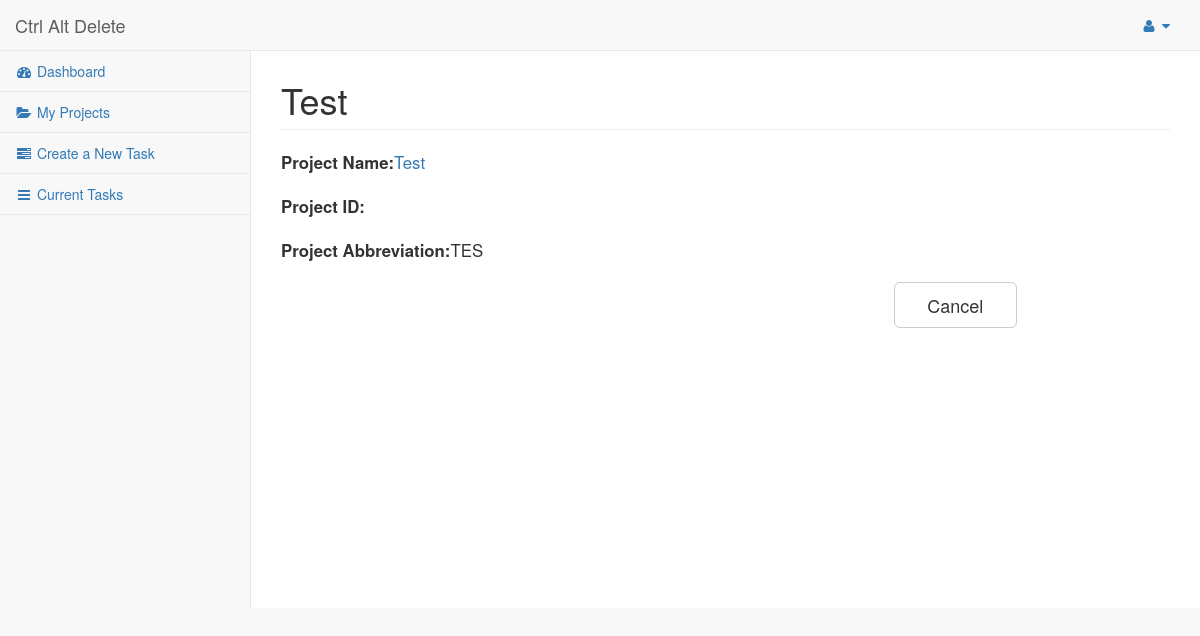
Before: /pages/viewProjectDetails.php?title=Test (signed in) with the older database file.
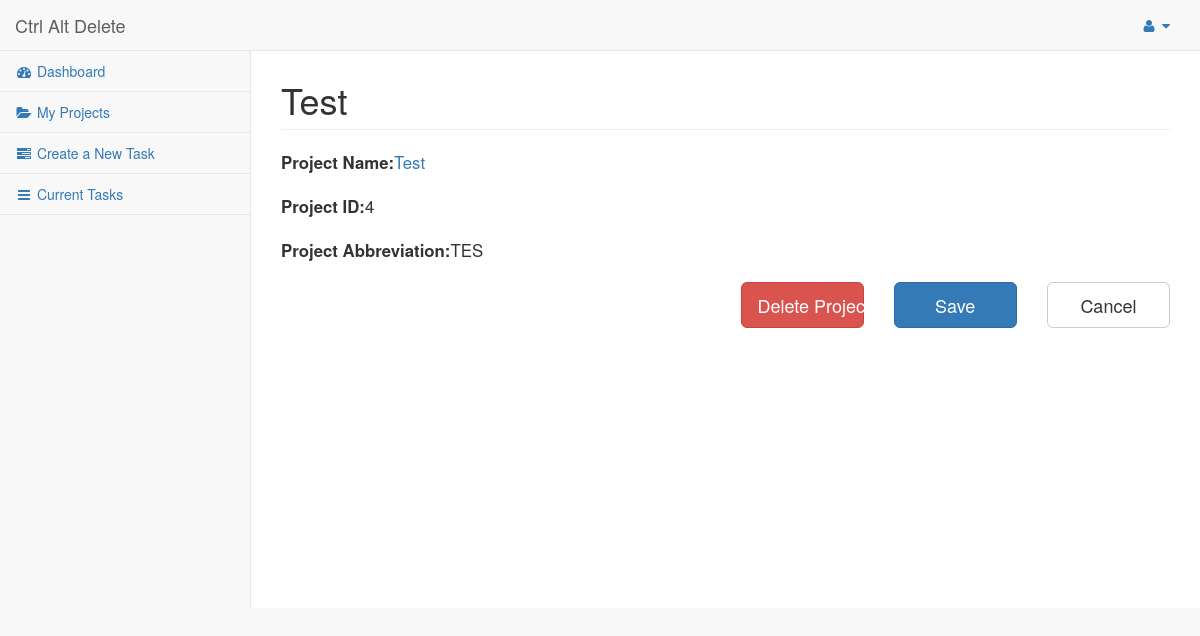
After: the same page with the newer database file.
### tables this page shows
CREATE TABLE `projects` (
  `projectID` int(11) NOT NULL,
  `projectName` varchar(45) NOT NULL,
  `projectStart` date NOT NULL,
  `projectDescription` varchar(2000) NOT NULL,
  `projectKey` varchar(32) NOT NULL
);

### pages/viewProjectDetails.php (the view, shortened to what this page needs)
<!DOCTYPE html>
<html lang="en">
<head>
    <link href="../vendor/bootstrap/css/bootstrap.min.css" rel="stylesheet">
    <link href="../vendor/metisMenu/metisMenu.min.css" rel="stylesheet">
    <link href="../dist/css/sb-admin-2.css" rel="stylesheet">
    <link href="../vendor/morrisjs/morris.css" rel="stylesheet">
    <link href="../vendor/font-awesome/css/font-awesome.min.css" rel="stylesheet" type="text/css">
    <link href="../customcss/custom.css" rel="stylesheet">
</head>
<body>
    <div id="wrapper">
        <nav class="navbar navbar-default navbar-static-top fixedtop" role="navigation" style="margin-bottom: 0">
            <div class="navbar-header">
                <a class="navbar-brand" href="index.php">Ctrl Alt Delete</a>
            </div>
            <ul class="nav navbar-top-links navbar-right">
                <li class="dropdown">
                    <a class="dropdown-toggle" data-toggle="dropdown" href="#">
                        <i class="fa fa-user fa-fw"></i> <i class="fa fa-caret-down"></i>
                    </a>
                </li>
            </ul>
            <div class="navbar-default sidebar fixed" role="navigation">
                <div class="sidebar-nav navbar-collapse">
                    <ul class="nav" id="side-menu">
                        <li>
                            <a href="index.php"><i class="fa fa-dashboard fa-fw"></i> Dashboard</a>
                        </li>
                        <li>
                            <a href="myProject.php"><i class="fa fa-folder-open fa-fw"></i> My Projects</a>
                        </li>
                        <li>
                            <a href="createTask.php"><i class="fa fa-tasks fa-fw"></i> Create a New Task</a>
                        </li>
                        <li>
                            <a href="currentTask.php"><i class="fa fa-bars fa-fw"></i> Current Tasks</a>
                        </li>
                    </ul>
                </div>
            </div>
        </nav>
        <br/>
        <br/>
        <div id="page-wrapper">
            <div class="row">
                <div class="col-lg-12">
        <?php
                    $pname = $_GET['title'];
                    echo "<h1 class='page-header'>$pname</h1>";
                echo "</div>";
            echo "</div>";
            echo "<form style='font-size:120%;'>";
                $abb = strtoupper(substr($pname, 0, 3));
                $user = $_SESSION['username'];
                $connection = mysqli_connect("localhost", "root", "", "cen4020");
                $results = mysqli_query($connection, "SELECT projectID FROM projects WHERE projectName='$pname'");
                while($rows = mysqli_fetch_row($results))
                {
                    $testpid = $rows[0];
                    $userinproj = mysqli_query($connection, "SELECT permissions FROM belongto WHERE username='$user' AND projectID=$testpid");
                    if(mysqli_num_rows($userinproj) != 0)
                    {
                        $pid = $testpid;
                        $permrow = mysqli_fetch_row($userinproj);
                        $perm = $permrow[0];
                    }
                }
                echo "<div class='form-group'>";
                echo "<label for='projectName'>Project Name:</label>";
                echo "<a href='viewProject.php?var=$pname'>$pname</a>";
                echo "</div>";
                echo "<div class='form-group'>";
                    echo "<label for='projectID'>Project ID: </label>";
                    echo "$pid";
                echo "</div>";
                echo "<div class='form-group'>";
                    echo "<label for='abbreviation'>Project Abbreviation:</label>";
                    echo "$abb";
                echo "</div>";
                ?>
            </form>
            <div class="row">
            <?php
                 if ($perm != 0)
                 {
                    echo "<div class='col-sm-offset-6 col-sm-2'>";
                        echo "<a class='btn btn-lg btn-danger btn-block' type = 'submit' href='changeproject.php?pid=$pid'>Delete Project</a>";
                    echo "</div>";
                    echo "<div class='col-sm-2'>";
                        echo "<a class='btn btn-lg btn-primary btn-block' type = 'submit' href='viewProject.php'>Save</a>";
                    echo "</div>";
                        echo "<div class='col-sm-2'>";
                        echo "<a class='btn btn-lg btn-default btn-block' type = 'submit' href='viewProject.php?var=$pname'>Cancel</a>";
                    echo "</div>";
                 }
                 else
                 {
                     echo "<div class='col-sm-offset-8 col-sm-2'>";
                     echo "<a class='btn btn-lg btn-default btn-block' type = 'submit' href='viewProject.php?var=$pname'>Cancel</a>";
                 }
            ?>
            </div>
        </div>
    </div>
</body>
</html>

Changed rows visible on the page:
added projects: projectID "4"
Other visible differences:
text now shown: "Delete Project Save"
